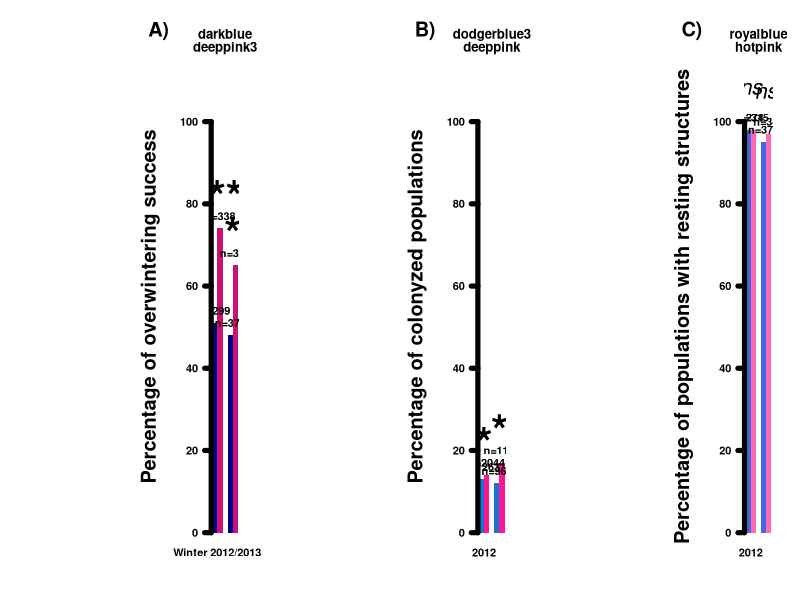
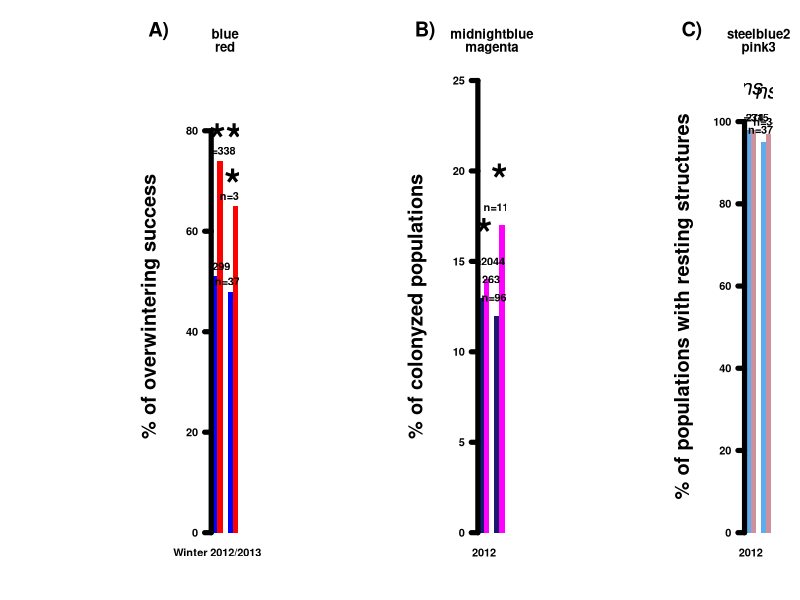
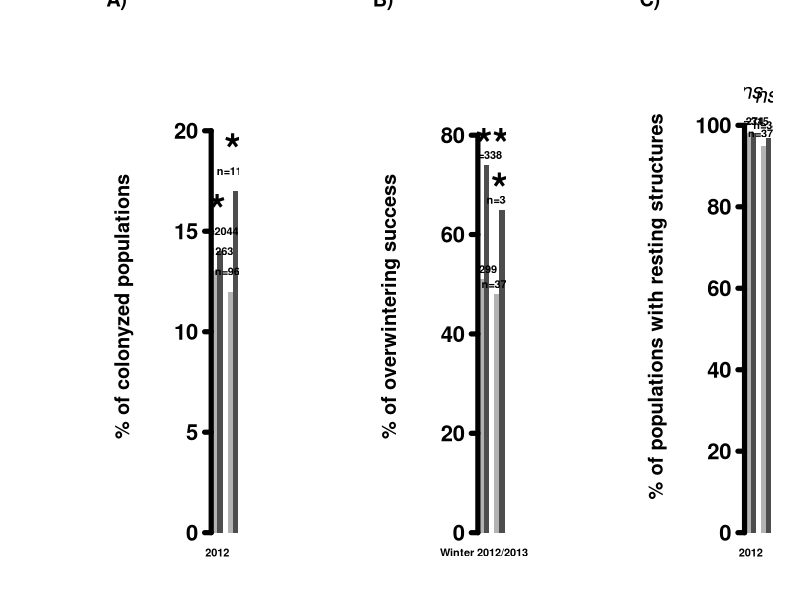
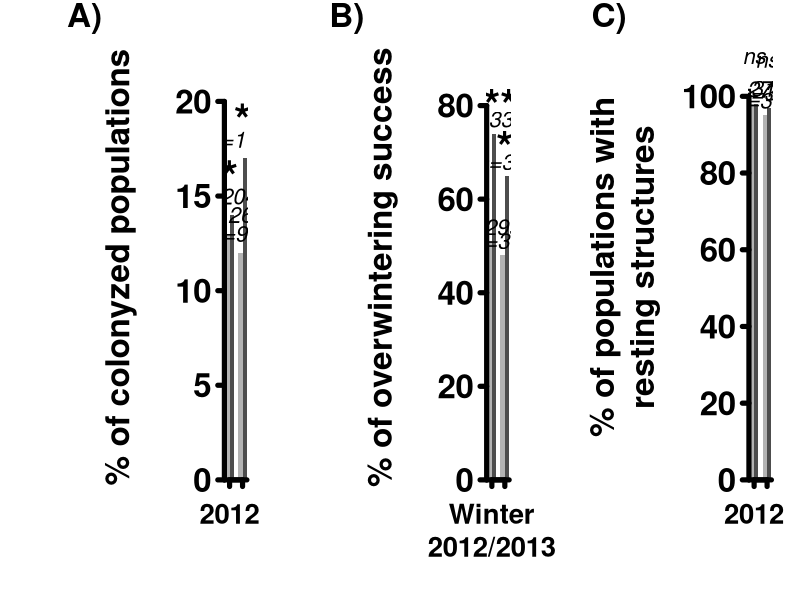
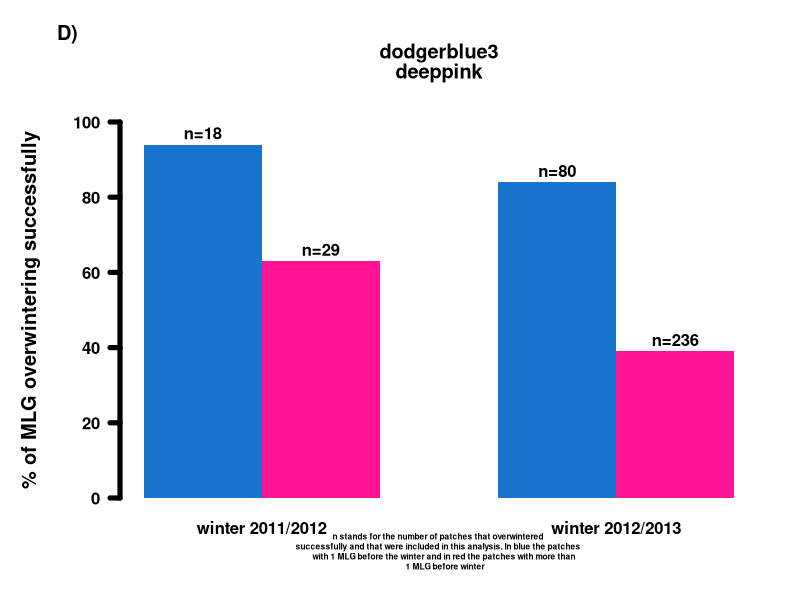

Reproduce these figures in R, in order.
###############################################################################
###############################################################################
#barplot of the effect of coinfection on different parameters
###############################################################################
###############################################################################


###############################################################################
#first try
###############################################################################

op<-par(mfrow=c(1,3),mar=c(5.1,16,6.1,2.1), oma=c(0,0,0,0))

#first plot for the overwintering success
coolcol<-c("darkblue","deeppink3")
datmat<-matrix(c(51,74,48,65),nrow=2)
temp<-barplot(datmat,beside=TRUE,border=NA,col=coolcol,
              names.arg=list("Winter 2012/2013","Winter 2013/2014"),
              main=coolcol,font=2,las=1,cex.lab=2,lwd=5,ylim=c(0,110))
mtext(side=2,text="Percentage of overwintering success",line=4,font=2,cex=1.2)
text(temp[1],datmat[1]+3,"n=299",font=2)
text(temp[2],datmat[2]+3,"n=338",font=2)
text((temp[1]+temp[2])/2,max(datmat[1:2])+10,"***",font=2,cex=4)
text(temp[3],datmat[3]+3,"n=372",font=2)
text(temp[4],datmat[4]+3,"n=346",font=2)
text((temp[3]+temp[4])/2,max(datmat[3:4])+10,"*",font=2,cex=4)
mtext(side=2,text="A)",font=2,cex=1.2,adj=3,padj=-18,las=1)

#second plot for the colonization success
coolcol<-c("dodgerblue3","deeppink")
datmat<-matrix(c(13,14,12,17),nrow=2)
temp<-barplot(datmat,beside=TRUE,border=NA,col=coolcol,
              names.arg=list("2012","2013"),
              main=coolcol,font=2,las=1,cex.lab=2,lwd=5,ylim=c(0,110))
mtext(side=2,text="Percentage of colonyzed populations",line=4,font=2,cex=1.2)
text(temp[1],datmat[1]+3,"n=1263",font=2)
text(temp[2],datmat[2]+3,"n=2044",font=2)
text((temp[1]+temp[2])/2,max(datmat[1:2])+10,"*",font=2,cex=4)
text(temp[3],datmat[3]+3,"n=962",font=2)
text(temp[4],datmat[4]+3,"n=1184",font=2)
text((temp[3]+temp[4])/2,max(datmat[3:4])+10,"*",font=2,cex=4)
mtext(side=2,text="B)",font=2,cex=1.2,adj=3,padj=-18,las=1)

#third plot for the production of overwintering structures
coolcol<-c("royalblue","hotpink")
datmat<-matrix(c(98,98,95,97),nrow=2)
temp<-barplot(datmat,beside=TRUE,border=NA,col=coolcol,
              names.arg=list("2012","2013"),
              main=coolcol,font=2,las=1,cex.lab=2,lwd=5,ylim=c(0,110))
mtext(side=2,text="Percentage of populations with resting structures",
      line=4,font=2,cex=1.2)
text(temp[1],datmat[1]+3,"n=274",font=2)
text(temp[2],datmat[2]+3,"n=315",font=2)
text((temp[1]+temp[2])/2,max(datmat[1:2])+10,"ns",font=3,cex=2)
text(temp[3],datmat[3]+3,"n=374",font=2)
text(temp[4],datmat[4]+3,"n=343",font=2)
text((temp[3]+temp[4])/2,max(datmat[3:4])+10,"ns",font=3,cex=2)
mtext(side=2,text="C)",font=2,cex=1.2,adj=3,padj=-18,las=1)

par(op)

#export to pdf 16 X 9 inches


###############################################################################
#second try
###############################################################################

op<-par(mfrow=c(1,3),mar=c(5.1,16,6.1,2.1), oma=c(0,0,0,0))

#first plot for the overwintering success
coolcol<-c("blue","red")
datmat<-matrix(c(51,74,48,65),nrow=2)
temp<-barplot(datmat,beside=TRUE,border=NA,col=coolcol,
              names.arg=list("Winter 2012/2013","Winter 2013/2014"),
              main=coolcol,font=2,las=1,cex.lab=2,lwd=5,ylim=c(0,90))
mtext(side=2,text="% of overwintering success",line=4,font=2,cex=1.2)
text(temp[1],datmat[1]+2,"n=299",font=2)
text(temp[2],datmat[2]+2,"n=338",font=2)
text((temp[1]+temp[2])/2,max(datmat[1:2])+6,"***",font=2,cex=4)
text(temp[3],datmat[3]+2,"n=372",font=2)
text(temp[4],datmat[4]+2,"n=346",font=2)
text((temp[3]+temp[4])/2,max(datmat[3:4])+6,"*",font=2,cex=4)
mtext(side=2,text="A)",font=2,cex=1.2,adj=3,padj=-18,las=1)

#second plot for the colonization success
coolcol<-c("midnightblue","magenta")
datmat<-matrix(c(13,14,12,17),nrow=2)
temp<-barplot(datmat,beside=TRUE,border=NA,col=coolcol,
              names.arg=list("2012","2013"),
              main=coolcol,font=2,las=1,cex.lab=2,lwd=5,ylim=c(0,25))
mtext(side=2,text="% of colonyzed populations",line=4,font=2,cex=1.2)
text(temp[1],datmat[1]+1,"n=1263",font=2)
text(temp[2],datmat[2]+1,"n=2044",font=2)
text((temp[1]+temp[2])/2,max(datmat[1:2])+3,"*",font=2,cex=4)
text(temp[3],datmat[3]+1,"n=962",font=2)
text(temp[4],datmat[4]+1,"n=1184",font=2)
text((temp[3]+temp[4])/2,max(datmat[3:4])+3,"*",font=2,cex=4)
mtext(side=2,text="B)",font=2,cex=1.2,adj=3,padj=-18,las=1)

#third plot for the production of overwintering structures
coolcol<-c("steelblue2","pink3")
datmat<-matrix(c(98,98,95,97),nrow=2)
temp<-barplot(datmat,beside=TRUE,border=NA,col=coolcol,
              names.arg=list("2012","2013"),
              main=coolcol,font=2,las=1,cex.lab=2,lwd=5,ylim=c(0,110))
mtext(side=2,text="% of populations with resting structures",
      line=4,font=2,cex=1.2)
text(temp[1],datmat[1]+3,"n=274",font=2)
text(temp[2],datmat[2]+3,"n=315",font=2)
text((temp[1]+temp[2])/2,max(datmat[1:2])+10,"ns",font=3,cex=2)
text(temp[3],datmat[3]+3,"n=374",font=2)
text(temp[4],datmat[4]+3,"n=343",font=2)
text((temp[3]+temp[4])/2,max(datmat[3:4])+10,"ns",font=3,cex=2)
mtext(side=2,text="C)",font=2,cex=1.2,adj=3,padj=-18,las=1)

par(op)

#export to pdf 16 X 9 inches

which(colors()=="hotpink")


###############################################################################
#third try, this time not in color, but with 2 shades of greys
###############################################################################

op<-par(mfrow=c(1,3),mar=c(5.1,16,6.1,2.1), oma=c(0,0,0,0))

coolcol<-c("grey70","grey30")

#first plot for the colonization success
datmat<-matrix(c(13,14,12,17),nrow=2)
temp<-barplot(datmat,beside=TRUE,border=NA,col=coolcol,
              names.arg=list("2012","2013"),
              font=2,las=1,cex.axis=2,cex.names=1,lwd=5,ylim=c(0,22.5))
mtext(side=2,text="% of colonyzed populations",line=6,font=2,cex=1.2)
text(temp[1],datmat[1]+1,"n=1263",font=2)
text(temp[2],datmat[2]+1,"n=2044",font=2)
text((temp[1]+temp[2])/2,max(datmat[1:2])+2.5,"*",font=2,cex=4)
text(temp[3],datmat[3]+1,"n=962",font=2)
text(temp[4],datmat[4]+1,"n=1184",font=2)
text((temp[3]+temp[4])/2,max(datmat[3:4])+2.5,"*",font=2,cex=4)
mtext(side=2,text="A)",font=2,cex=1.2,adj=5,padj=-20,las=1)


#second plot for the overwintering success
datmat<-matrix(c(51,74,48,65),nrow=2)
temp<-barplot(datmat,beside=TRUE,border=NA,col=coolcol,
              names.arg=list("Winter 2012/2013","Winter 2013/2014"),
              font=2,las=1,cex.axis=2,cex.names=1,lwd=5,ylim=c(0,91))
mtext(side=2,text="% of overwintering success",line=6,font=2,cex=1.2)
text(temp[1],datmat[1]+2,"n=299",font=2)
text(temp[2],datmat[2]+2,"n=338",font=2)
text((temp[1]+temp[2])/2,max(datmat[1:2])+6,"***",font=2,cex=4)
text(temp[3],datmat[3]+2,"n=372",font=2)
text(temp[4],datmat[4]+2,"n=346",font=2)
text((temp[3]+temp[4])/2,max(datmat[3:4])+6,"*",font=2,cex=4)
mtext(side=2,text="B)",font=2,cex=1.2,adj=5,padj=-20,las=1)


#third plot for the production of overwintering structures
datmat<-matrix(c(98,98,95,97),nrow=2)
temp<-barplot(datmat,beside=TRUE,border=NA,col=coolcol,
              names.arg=list("2012","2013"),
              font=2,las=1,cex.axis=2,cex.names=1,lwd=5,ylim=c(0,111))
mtext(side=2,text="% of populations with resting structures",
      line=6,font=2,cex=1.2)
text(temp[1],datmat[1]+3,"n=274",font=2)
text(temp[2],datmat[2]+3,"n=315",font=2)
text((temp[1]+temp[2])/2,max(datmat[1:2])+10,"ns",font=3,cex=2)
text(temp[3],datmat[3]+3,"n=374",font=2)
text(temp[4],datmat[4]+3,"n=343",font=2)
text((temp[3]+temp[4])/2,max(datmat[3:4])+10,"ns",font=3,cex=2)
mtext(side=2,text="C)",font=2,cex=1.2,adj=5,padj=-20,las=1)

par(op)

#export to pdf 16 X 9 inches


###############################################################################
#fourth try, still not in color, with bigger text font
###############################################################################

op<-par(mfrow=c(1,3),mar=c(5.1,16,3.1,2.1), oma=c(4,1,1,0))

coolcol<-c("grey70","grey30")

#first plot for the colonization success
datmat<-matrix(c(13,14,12,17),nrow=2)
temp<-barplot(datmat,beside=TRUE,border=NA,col=coolcol,font=2,las=1,
              cex.axis=3,cex.names=1,lwd=5,ylim=c(0,22.5),xpd=FALSE)
axis(1,at=c(0,6),lwd=5,labels=FALSE,lwd.ticks=0)
axis(1,at=c(2,5),labels=list("2012","2013"),lwd=5,font=2,cex.axis=2.5,padj=1)
mtext(side=2,text="% of colonyzed populations",line=7,font=2,cex=2)
text(temp[1],datmat[1]+1,"n=1263",font=3,cex=2)
text(temp[2],datmat[2]+1,"n=2044",font=3,cex=2)
text((temp[1]+temp[2])/2,max(datmat[1:2])+2.5,"*",font=2,cex=4)
text(temp[3],datmat[3]+1,"n=962",font=3,cex=2)
text(temp[4],datmat[4]+1,"n=1184",font=3,cex=2)
text((temp[3]+temp[4])/2,max(datmat[3:4])+2.5,"*",font=2,cex=4)
mtext(side=2,text="A)",font=2,cex=2,adj=4.5,padj=-10,las=1)

#second plot for the overwintering success
datmat<-matrix(c(51,74,48,65),nrow=2)
temp<-barplot(datmat,beside=TRUE,border=NA,col=coolcol,font=2,las=1,
              cex.axis=3,cex.names=1,lwd=5,ylim=c(0,91),xpd=FALSE)
axis(1,at=c(0,6),lwd=5,labels=FALSE,lwd.ticks=0)
axis(1,at=c(2,5),labels=list("Winter\n2012/2013","Winter\n2013/2014"),lwd=5,
     font=2,cex.axis=2.5,padj=1)
mtext(side=2,text="% of overwintering success",line=7,font=2,cex=2)
text(temp[1],datmat[1]+3,"n=299",font=3,cex=2)
text(temp[2],datmat[2]+3,"n=338",font=3,cex=2)
text((temp[1]+temp[2])/2,max(datmat[1:2])+8,"***",font=2,cex=4)
text(temp[3],datmat[3]+3,"n=372",font=3,cex=2)
text(temp[4],datmat[4]+3,"n=346",font=3,cex=2)
text((temp[3]+temp[4])/2,max(datmat[3:4])+8,"*",font=2,cex=4)
mtext(side=2,text="B)",font=2,cex=2,adj=4.5,padj=-10,las=1)

#third plot for the production of overwintering structures
datmat<-matrix(c(98,98,95,97),nrow=2)
temp<-barplot(datmat,beside=TRUE,border=NA,col=coolcol,font=2,las=1,
              cex.axis=3,cex.names=1,lwd=5,ylim=c(0,111),xpd=FALSE)
axis(1,at=c(0,6),lwd=5,labels=FALSE,lwd.ticks=0)
axis(1,at=c(2,5),labels=list("2012","2013"),lwd=5,font=2,cex.axis=2.5,padj=1)
mtext(side=2,text="% of populations with\nresting structures",
      line=7,font=2,cex=2)
text(temp[1],datmat[1]+4,"n=274",font=3,cex=2)
text(temp[2],datmat[2]+4,"n=315",font=3,cex=2)
text((temp[1]+temp[2])/2,max(datmat[1:2])+12,"ns",font=3,cex=2,xpd=TRUE)
text(temp[3],datmat[3]+4,"n=374",font=3,cex=2)
text(temp[4],datmat[4]+4,"n=343",font=3,cex=2)
text((temp[3]+temp[4])/2,max(datmat[3:4])+12,"ns",font=3,cex=2)
mtext(side=2,text="C)",font=2,cex=2,adj=4.5,padj=-10,las=1)

par(op)

#export to pdf 24.5 x 8 inches
#export to TIFF 2049 x 600 pixels (but problem of resolution for publication,
#72 ppi instead of 300-600 ppi required)


###############################################################################
#barplot for the mono-MLG vs several-MLG MLG survival rate
###############################################################################

op<-par(mfrow=c(1,1),mar=c(5.1,6,6.1,2.1), oma=c(0,0,0,0))

coolcol<-c("dodgerblue3","deeppink")
datmat<-matrix(c(94,63,84,39),nrow=2)
temp<-barplot(datmat,beside=TRUE,border=NA,col=coolcol,
              names.arg=list("winter 2011/2012","winter 2012/2013"),
              main=coolcol,font=2,las=1,cex.lab=2,lwd=5,ylim=c(0,100))
mtext(side=2,text="% of MLG overwintering successfully",line=4,font=2,cex=1.2)
text(temp[1],datmat[1]+3,"n=18",font=2)
text(temp[2],datmat[2]+3,"n=29",font=2)
#text((temp[1]+temp[2])/2,max(datmat[1:2])+3,"*",font=2,cex=4)
text(temp[3],datmat[3]+3,"n=80",font=2)
text(temp[4],datmat[4]+3,"n=236",font=2)
#text((temp[3]+temp[4])/2,max(datmat[3:4])+3,"*",font=2,cex=4)
mtext(side=2,text="D)",font=2,cex=1.2,adj=3,padj=-18,las=1)
mtext(side=1,text="n stands for the number of patches that overwintered 
successfully and that were included in this analysis. In blue the patches 
      with 1 MLG before the winter and in red the patches with more than 
      1 MLG before winter",
      font=2,cex=0.5,adj=NA,padj=1.5,las=0)

par(op)

#export to pdf 6 X 9 inches


###############################################################################
#END
###############################################################################
